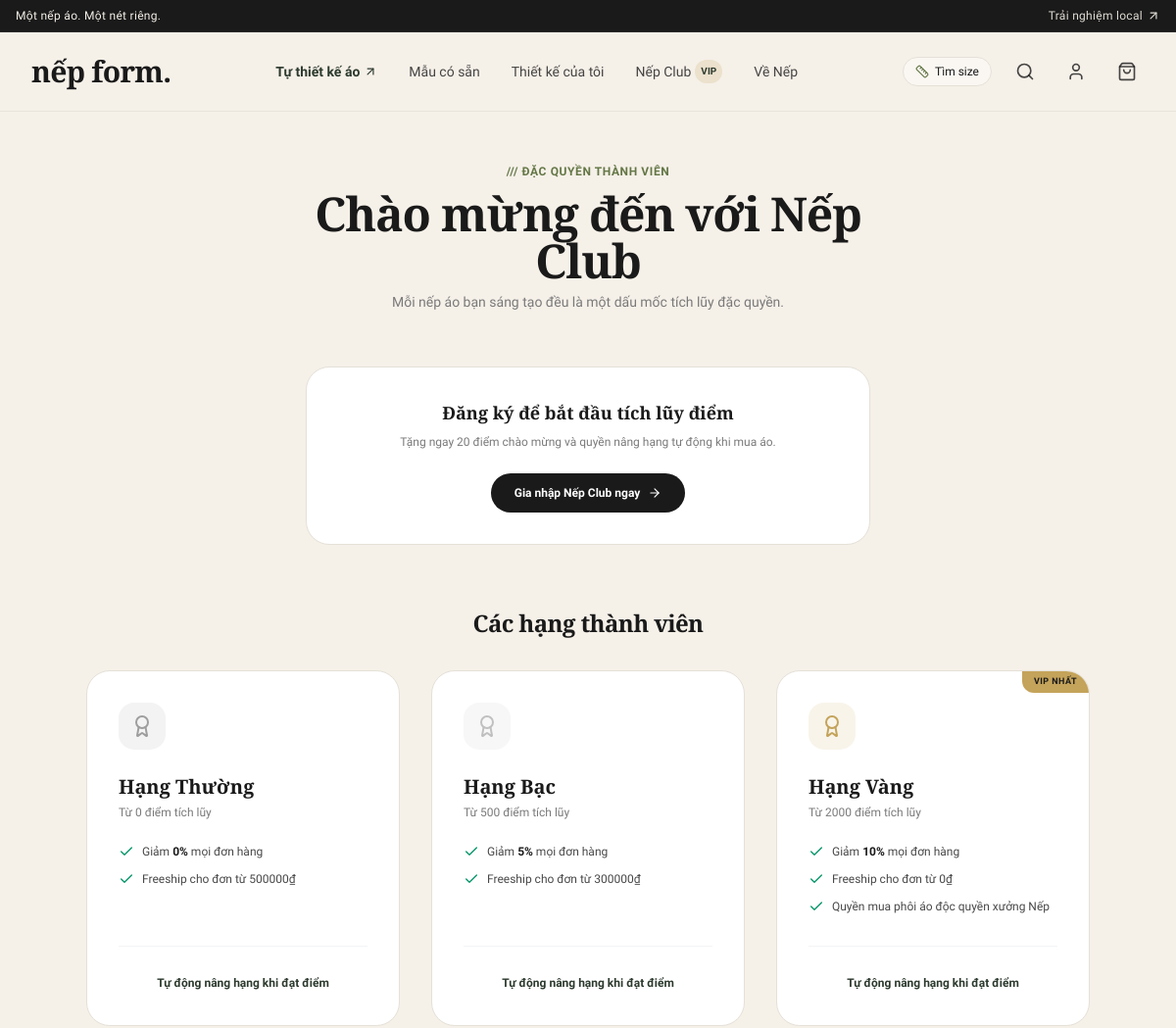
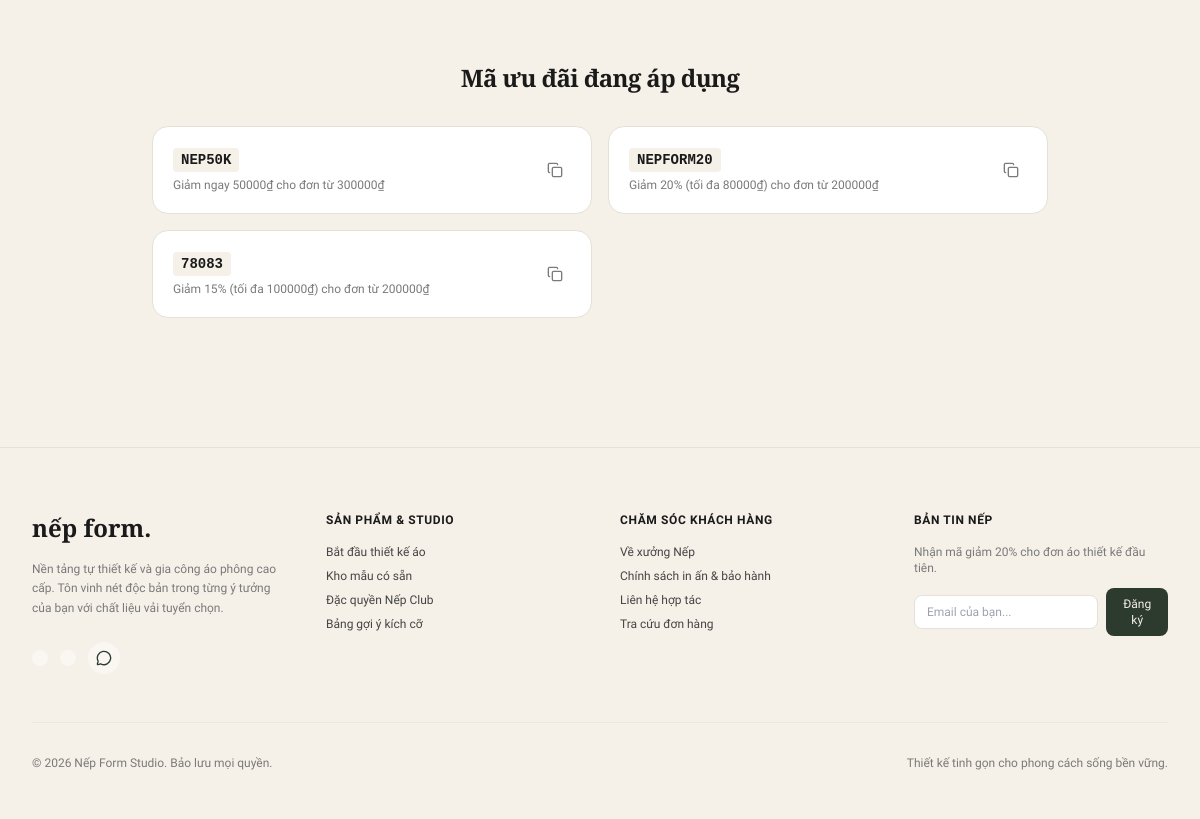
Screenshot of /nep-club/ with the database file from the repository (2 pictures, top to bottom).
### apps/loyalty/models.py (models this page shows, shortened)
class MembershipTier(TimeStampedModel):
    name = models.CharField(max_length=50, verbose_name="Tên hạng (Thường, Bạc, Vàng)")
    min_points = models.PositiveIntegerField(default=0, verbose_name="Điểm tối thiểu đạt hạng")
    discount_percent = models.PositiveIntegerField(default=0, verbose_name="% Giảm giá đơn hàng")
    free_shipping_threshold = models.DecimalField(max_digits=12, decimal_places=0, default=0, verbose_name="Miễn phí ship cho đơn từ (VNĐ)")
    badge_color = models.CharField(max_length=20, default="#C4A35A", verbose_name="Màu huy hiệu")
    exclusive_access = models.BooleanField(default=False, verbose_name="Được mua sản phẩm độc quyền")
    class Meta:
        verbose_name = "Hạng thành viên Nếp Club"
        verbose_name_plural = "Cấu hình Hạng thành viên"
        ordering = ['min_points']

class Coupon(TimeStampedModel):
    TYPE_CHOICES = [
        ('PERCENT', 'Giảm theo phần trăm (%)'),
        ('FIXED', 'Giảm số tiền cố định (VNĐ)'),
    ]
    code = models.CharField(max_length=30, unique=True, verbose_name="Mã giảm giá (VD: NEPNEW)")
    discount_type = models.CharField(max_length=10, choices=TYPE_CHOICES, default='PERCENT', verbose_name="Loại giảm")
    discount_value = models.DecimalField(max_digits=10, decimal_places=0, verbose_name="Giá trị giảm (% hoặc VNĐ)")
    min_order_amount = models.DecimalField(max_digits=12, decimal_places=0, default=0, verbose_name="Đơn hàng tối thiểu (VNĐ)")
    max_discount_amount = models.DecimalField(max_digits=12, decimal_places=0, default=100000, verbose_name="Mức giảm tối đa (nếu giảm %)")
    max_uses = models.PositiveIntegerField(default=100, verbose_name="Số lượt sử dụng tối đa")
    used_count = models.PositiveIntegerField(default=0, verbose_name="Đã dùng")
    is_active = models.BooleanField(default=True, verbose_name="Kích hoạt")
    class Meta:
        verbose_name = "Mã giảm giá (Coupon)"
        verbose_name_plural = "Quản lý Mã giảm giá"

### apps/loyalty/views.py (the view)
# urls.py: path('nep-club/', views.nep_club_view, name='club'),
def nep_club_view(request):
    tiers = MembershipTier.objects.all().order_by('min_points')
    coupons = Coupon.objects.filter(is_active=True).order_by('-discount_value')
    user_points = 0
    current_tier = None
    point_history = []
    if request.user.is_authenticated:
        user_points = request.user.points_balance
        for tier in tiers:
            if user_points >= tier.min_points:
                current_tier = tier
        point_history = PointTransaction.objects.filter(user=request.user).order_by('-created_at')[:10]
    return render(request, 'loyalty/nep_club.html', {
        'tiers': tiers,
        'coupons': coupons,
        'user_points': user_points,
        'current_tier': current_tier,
        'point_history': point_history,
    })

### apps/core/context_processors.py (called while the page is built)
def global_context(request):
    cart_count = 0
    if hasattr(request, 'session'):
        from cart.models import Cart
        cart = None
        if request.user.is_authenticated:
            cart = Cart.objects.filter(user=request.user).first()
        elif request.session.session_key:
            cart = Cart.objects.filter(session_key=request.session.session_key).first()
        if cart:
            cart_count = cart.items.count()
    return {
        'SITE_NAME': 'Nếp Form',
        'SITE_TAGLINE': 'Xưởng áo của bạn',
        'CART_ITEMS_COUNT': cart_count,
    }

### templates/loyalty/nep_club.html (shortened to what this page needs)
{% extends 'base.html' %}
{% load static %}
{% block content %}
<div class="max-w-7xl mx-auto px-4 sm:px-6 lg:px-8 py-12">
  <div class="text-center max-w-2xl mx-auto mb-14">
    <span class="text-xs font-bold tracking-wider text-nep-greenMuted uppercase">/// ĐẶC QUYỀN THÀNH VIÊN</span>
    <h1 class="text-4xl sm:text-5xl font-serif font-bold text-nep-dark mt-2 tracking-tight">Chào mừng đến với Nếp Club</h1>
    <p class="text-sm text-nep-gray mt-2">Mỗi nếp áo bạn sáng tạo đều là một dấu mốc tích lũy đặc quyền.</p>
  </div>
  {% if user.is_authenticated %}
    <div class="bg-nep-green text-nep-cream rounded-3xl p-8 mb-16 shadow-lg max-w-4xl mx-auto grid grid-cols-1 md:grid-cols-3 gap-6 items-center">
      <div>
        <span class="text-xs font-bold uppercase tracking-widest text-nep-cream/70">Thành viên Nếp Club</span>
        <h3 class="text-2xl font-serif font-bold mt-1">{{ user.get_full_name|default:user.username }}</h3>
        <p class="text-xs text-nep-cream/80 mt-1">Hạng hiện tại: <strong class="text-nep-gold">{{ current_tier.name|default:"Thường" }}</strong></p>
      </div>
      <div class="text-center md:border-x md:border-nep-cream/20 py-2">
        <span class="text-xs font-bold uppercase tracking-widest text-nep-cream/70">Điểm tích lũy</span>
        <p class="text-4xl font-serif font-bold text-nep-gold mt-1">{{ user_points }}</p>
        <p class="text-[10px] text-nep-cream/60 mt-1">1.000₫ thanh toán = 1 điểm</p>
      </div>
      <div>
        <span class="text-xs font-bold uppercase tracking-widest text-nep-cream/70">Mã giới thiệu của bạn</span>
        <div class="flex items-center gap-2 mt-2">
          <input type="text" readonly value="{{ user.referral_code }}" class="bg-white/10 border border-white/20 rounded-xl px-3 py-2 text-xs font-mono font-bold text-center w-full focus:outline-none">
          <button type="button" onclick="navigator.clipboard.writeText('{{ user.referral_code }}'); alert('Đã sao chép mã giới thiệu!');" class="p-2 bg-white text-nep-dark rounded-xl hover:bg-nep-cream transition" title="Sao chép">
            <i data-lucide="copy" class="w-4 h-4"></i>
          </button>
        </div>
        <p class="text-[10px] text-nep-cream/70 mt-1.5">Mỗi người bạn đặt đơn đầu, cả hai đều nhận +50 điểm!</p>
      </div>
    </div>
  {% else %}
    <div class="bg-white rounded-3xl p-8 mb-16 border border-nep-grayLight shadow-xs text-center max-w-xl mx-auto">
      <h3 class="text-lg font-serif font-bold text-nep-dark mb-2">Đăng ký để bắt đầu tích lũy điểm</h3>
      <p class="text-xs text-nep-gray mb-6">Tặng ngay 20 điểm chào mừng và quyền nâng hạng tự động khi mua áo.</p>
      <a href="{% url 'accounts:register' %}" class="inline-flex items-center gap-2 bg-nep-dark hover:bg-nep-darkSoft text-white px-6 py-3 rounded-full text-xs font-semibold shadow-xs transition">
        <span>Gia nhập Nếp Club ngay</span>
        <i data-lucide="arrow-right" class="w-3.5 h-3.5"></i>
      </a>
    </div>
  {% endif %}
  <div class="mb-16">
    <div class="text-center mb-8">
      <h2 class="text-2xl font-serif font-bold text-nep-dark tracking-tight">Các hạng thành viên</h2>
    </div>
    <div class="grid grid-cols-1 md:grid-cols-3 gap-8 max-w-5xl mx-auto">
      {% for tier in tiers %}
        <div class="bg-white rounded-3xl p-8 border border-nep-grayLight shadow-xs hover:shadow-md transition flex flex-col justify-between relative overflow-hidden">
          {% if tier.name == 'Vàng' %}
            <div class="absolute top-0 right-0 bg-nep-gold text-nep-dark text-[9px] font-bold px-3 py-1 rounded-bl-xl uppercase tracking-wider">
              VIP NHẤT
            </div>
          {% endif %}
          <div>
            <div class="w-12 h-12 rounded-2xl flex items-center justify-center mb-6" style="background-color: {{ tier.badge_color }}20; color: {{ tier.badge_color }};">
              <i data-lucide="award" class="w-6 h-6"></i>
            </div>
            <h3 class="text-xl font-serif font-bold text-nep-dark">Hạng {{ tier.name }}</h3>
            <p class="text-xs text-nep-gray mt-1">Từ {{ tier.min_points }} điểm tích lũy</p>
            <ul class="mt-6 space-y-3 text-xs text-nep-dark/80">
              <li class="flex items-center gap-2">
                <i data-lucide="check" class="w-4 h-4 text-emerald-600 shrink-0"></i>
                <span>Giảm <strong class="text-nep-dark">{{ tier.discount_percent }}%</strong> mọi đơn hàng</span>
              </li>
              <li class="flex items-center gap-2">
                <i data-lucide="check" class="w-4 h-4 text-emerald-600 shrink-0"></i>
                <span>Freeship cho đơn từ {{ tier.free_shipping_threshold|floatformat:0 }}₫</span>
              </li>
              {% if tier.exclusive_access %}
                <li class="flex items-center gap-2">
                  <i data-lucide="check" class="w-4 h-4 text-emerald-600 shrink-0"></i>
                  <span>Quyền mua phôi áo độc quyền xưởng Nếp</span>
                </li>
              {% endif %}
            </ul>
          </div>
          <div class="pt-6 mt-8 border-t border-gray-100 text-center">
            <span class="text-xs font-semibold text-nep-green">Tự động nâng hạng khi đạt điểm</span>
          </div>
        </div>
      {% endfor %}
    </div>
  </div>
  <div class="max-w-4xl mx-auto">
    <div class="text-center mb-8">
      <h2 class="text-2xl font-serif font-bold text-nep-dark tracking-tight">Mã ưu đãi đang áp dụng</h2>
    </div>
    <div class="grid grid-cols-1 sm:grid-cols-2 gap-4">
      {% for cp in coupons %}
        <div class="p-5 rounded-2xl bg-white border border-nep-grayLight flex items-center justify-between shadow-xs">
          <div>
            <span class="font-mono text-sm font-bold text-nep-dark bg-nep-cream px-2 py-1 rounded">{{ cp.code }}</span>
            <p class="text-xs text-nep-gray mt-1.5">
              {% if cp.discount_type == 'PERCENT' %}
                Giảm {{ cp.discount_value }}% (tối đa {{ cp.max_discount_amount|floatformat:0 }}₫)
              {% else %}
                Giảm ngay {{ cp.discount_value|floatformat:0 }}₫
              {% endif %}
              cho đơn từ {{ cp.min_order_amount|floatformat:0 }}₫
            </p>
          </div>
          <button type="button" onclick="navigator.clipboard.writeText('{{ cp.code }}'); alert('Đã sao chép mã {{ cp.code }}!');" class="p-2 text-nep-gray hover:text-nep-dark transition" title="Sao chép mã">
            <i data-lucide="copy" class="w-4 h-4"></i>
          </button>
        </div>
      {% endfor %}
    </div>
  </div>
</div>
{% endblock %}

### templates/base.html (style rules this page uses)
body { background-color: #F5F0E8; color: #1A1A1A; }

### rows the page displays
MembershipTier: name "Thường", min_points "0", discount_percent "0", free_shipping_threshold "500000"
MembershipTier: name "Bạc", min_points "500", discount_percent "5", free_shipping_threshold "300000"
MembershipTier: shows "VIP NHẤT", name "Vàng", min_points "2000", discount_percent "10", free_shipping_threshold "0", exclusive_access True (drawn)
Coupon: code "NEP50K", discount_value "50000", min_order_amount "300000"
Coupon: code "NEPFORM20", discount_value "20", max_discount_amount "80000", min_order_amount "200000"
Coupon: code "78083", discount_value "15", max_discount_amount "100000", min_order_amount "200000"
